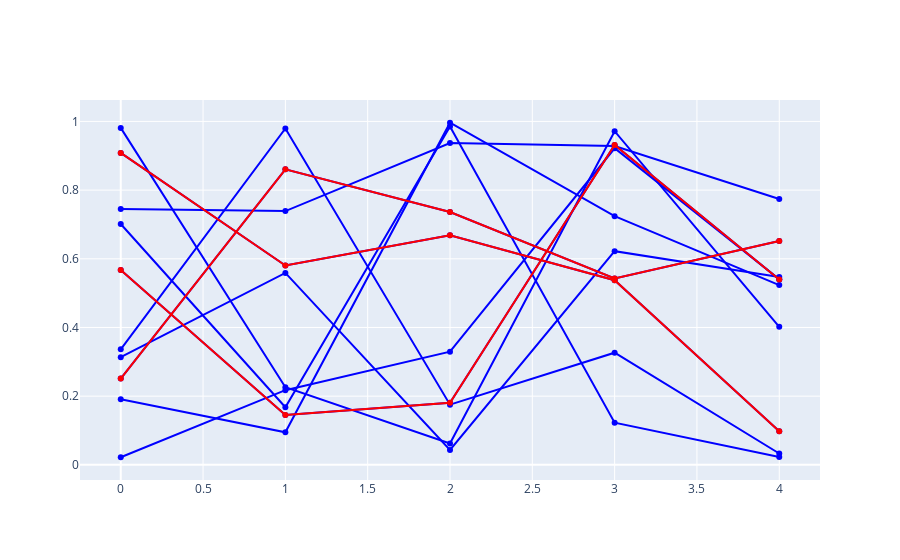

Notebook cell for this chart:
### Code cell
_plot(df=df, deep_or_outlying=bd.deepest(n=3))

### Figure 1 — Plotly figure (JSON) as saved in the notebook; plotly's stock layout.template omitted (floating-point values rounded to 4 significant figures)
{"data": [{"marker": {"color": "Blue"}, "mode": "lines+markers", "type": "scatter", "x": [0, 1, 2, 3, 4], "y": [0.2514, 0.8607, 0.7362, 0.5425, 0.6518]}, {"marker": {"color": "Blue"}, "mode": "lines+markers", "type": "scatter", "x": [0, 1, 2, 3, 4], "y": [0.3362, 0.9794, 0.1753, 0.3266, 0.03297]}, {"marker": {"color": "Blue"}, "mode": "lines+markers", "type": "scatter", "x": [0, 1, 2, 3, 4], "y": [0.02211, 0.2175, 0.3295, 0.9219, 0.5403]}, {"marker": {"color": "Blue"}, "mode": "lines+markers", "type": "scatter", "x": [0, 1, 2, 3, 4], "y": [0.745, 0.7389, 0.9369, 0.9281, 0.7743]}, {"marker": {"color": "Blue"}, "mode": "lines+markers", "type": "scatter", "x": [0, 1, 2, 3, 4], "y": [0.5677, 0.1454, 0.181, 0.9315, 0.5396]}, {"marker": {"color": "Blue"}, "mode": "lines+markers", "type": "scatter", "x": [0, 1, 2, 3, 4], "y": [0.7013, 0.1678, 0.9855, 0.1226, 0.02257]}, {"marker": {"color": "Blue"}, "mode": "lines+markers", "type": "scatter", "x": [0, 1, 2, 3, 4], "y": [0.9084, 0.5803, 0.6683, 0.5375, 0.0978]}, {"marker": {"color": "Blue"}, "mode": "lines+markers", "type": "scatter", "x": [0, 1, 2, 3, 4], "y": [0.9811, 0.2261, 0.06218, 0.9716, 0.4018]}, {"marker": {"color": "Blue"}, "mode": "lines+markers", "type": "scatter", "x": [0, 1, 2, 3, 4], "y": [0.3134, 0.5588, 0.04335, 0.6222, 0.5473]}, {"marker": {"color": "Blue"}, "mode": "lines+markers", "type": "scatter", "x": [0, 1, 2, 3, 4], "y": [0.1908, 0.09481, 0.9961, 0.724, 0.5235]}, {"marker": {"color": "Red"}, "mode": "lines+markers", "type": "scatter", "x": [0, 1, 2, 3, 4], "y": [0.9084, 0.5803, 0.6683, 0.5375, 0.0978]}, {"marker": {"color": "Red"}, "mode": "lines+markers", "type": "scatter", "x": [0, 1, 2, 3, 4], "y": [0.5677, 0.1454, 0.181, 0.9315, 0.5396]}, {"marker": {"color": "Red"}, "mode": "lines+markers", "type": "scatter", "x": [0, 1, 2, 3, 4], "y": [0.2514, 0.8607, 0.7362, 0.5425, 0.6518]}], "layout": {"showlegend": false}}
